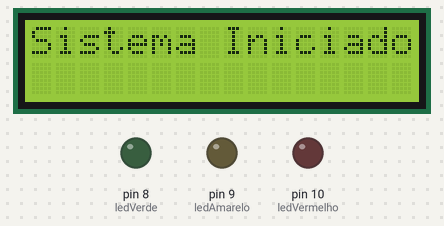
A sketch run on a simulated Arduino Uno, built with avr-gcc and run on an emulated ATmega328P. Shown: 16×2 character LCD, output pins drawn as LEDs (lit = HIGH).

Above: at 0.1 s.
At 2.1 s:
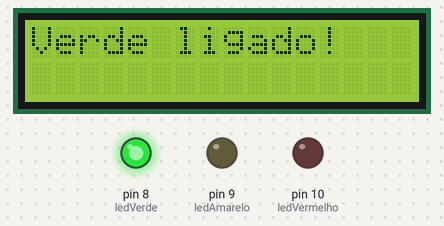
At 4.1 s:
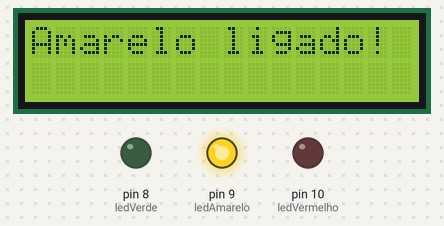
At 6.1 s:
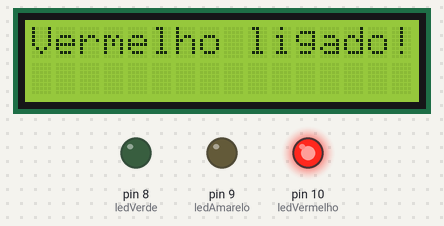
Timing chart, 0 to 39.6 s (numbered marks = the images above):
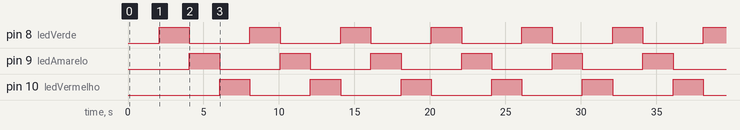

Measured:
- by itself, pin 8 (ledVerde), pin 9 (ledAmarelo), pin 10 (ledVermelho): alternates HIGH for 2.0 s and LOW for 4.0 s
- by itself, everything shown: repeats every 6.0 s, in 4 steps
- what the display in image 1 shows lasts 2.0 s, from 2.1 s to 4.1 s

The sketch:

LCD_LED.ino
```cpp
#include <LiquidCrystal.h>

LiquidCrystal lcd(7, 6, 5, 4, 3, 2);

int ledVermelho = 10;
int ledAmarelo  = 9;
int ledVerde    = 8;

void setup() {
  pinMode(ledVermelho, OUTPUT);
  pinMode(ledAmarelo, OUTPUT);
  pinMode(ledVerde, OUTPUT);

  lcd.begin(16, 2);
  lcd.clear();
  lcd.print("Sistema Iniciado");
  delay(2000);
  lcd.clear();
}

void loop() {
  digitalWrite(ledVerde, HIGH);
  lcd.setCursor(0,0);
  lcd.print("Verde ligado!   ");
  delay(2000);
  digitalWrite(ledVerde, LOW);

  digitalWrite(ledAmarelo, HIGH);
  lcd.setCursor(0,0);
  lcd.print("Amarelo ligado! ");
  delay(2000);
  digitalWrite(ledAmarelo, LOW);

  digitalWrite(ledVermelho, HIGH);
  lcd.setCursor(0,0);
  lcd.print("Vermelho ligado!");
  delay(2000);
  digitalWrite(ledVermelho, LOW);
}
```
